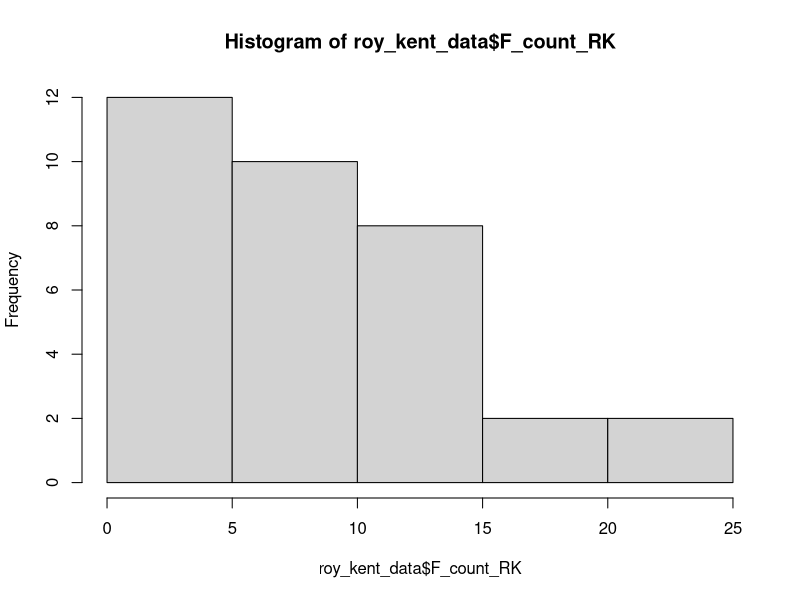
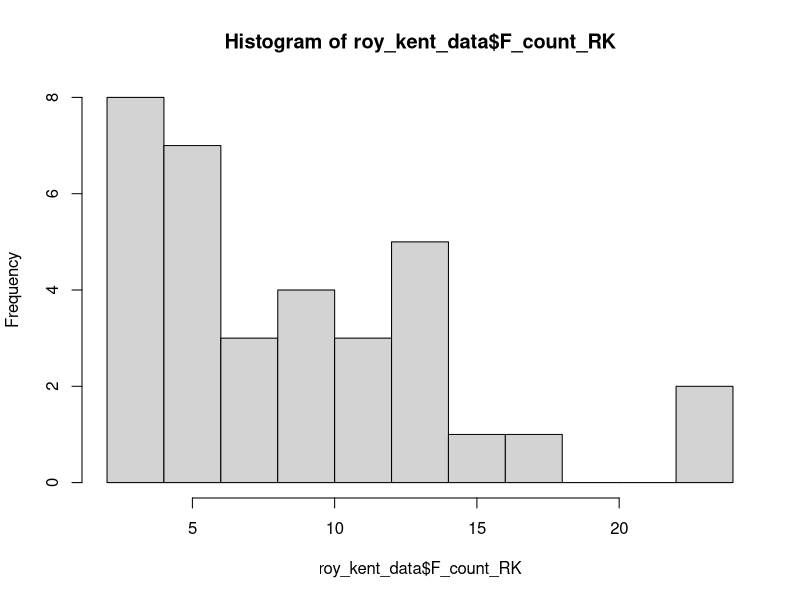
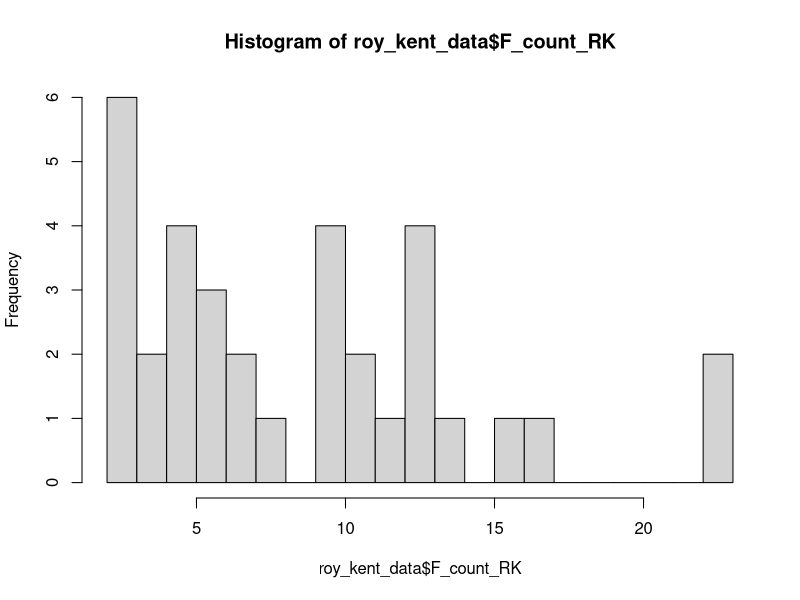

Reproduce these figures in R, in order. (Note: this script raises an error after producing the figures.)
## ---- chunk 1
roy_kent_data <- read.csv("data/roy_kent_f_count.csv")
## ---- chunk 2
library(dplyr)

glimpse(roy_kent_data)
## ---- chunk 3
psych::describe(roy_kent_data) # describe() function from psych package
## ---- chunk 4
hist(roy_kent_data$F_count_RK) # Recall that the $ operator gets you a variable from a dataframe
## ---- chunk 5
hist(roy_kent_data$F_count_RK, breaks = 10)
## ---- chunk 6
hist(roy_kent_data$F_count_RK, breaks = 20)
## ---- chunk 7
ggplot(data = roy_kent_data)
## ---- chunk 8
library(ggplot2)

ggplot(data = roy_kent_data)
## ---- chunk 9
ggplot(
  data = roy_kent_data,
  mapping = aes(x = Episode_order, y = F_count_RK)
)
## ---- chunk 10
ggplot(
  data = roy_kent_data,
  mapping = aes(x = Episode_order, y = F_count_RK)
) +
  geom_point()
## ---- chunk 11
ggplot(
  data = roy_kent_data,
  mapping = aes(x = Episode_order, y = F_count_RK)
) +
  geom_point()+
  labs(
    title = "# of F*cks said by Roy Kent",
    x = "Episode Number",
    y = "# of F*cks"
  )
## ---- chunk 12
ggplot(
  data = roy_kent_data,
  mapping = aes(x = Episode_order, y = F_count_RK)
) +
  geom_point()+
  labs(
    title = "# of F*cks said by Roy Kent",
    x = "Episode Number",
    y = "# of F*cks"
  )+
  geom_smooth(
    method = "lm", # this forces the trend-line to be linear
    se = FALSE
  )
## ---- chunk 13
table(roy_kent_data$Coaching_flag)
## ---- chunk 14
ggplot(
  data = roy_kent_data,
  mapping = aes(x = Episode_order, y = F_count_RK, color = Coaching_flag)
) +
  geom_point()+
  labs(
    title = "# of F*cks said by Roy Kent",
    x = "Episode Number",
    y = "# of F*cks"
  )+
  geom_smooth(
    method = "lm", # this forces the trend-line to be linear
    se = FALSE
  )
## ---- chunk 15
ggplot(
  data = roy_kent_data,
  mapping = aes(x = Episode_order, y = F_count_RK, color = Coaching_flag)
) +
  geom_point()+
  labs(
    title = "# of F*cks said by Roy Kent",
    x = "Episode Number",
    y = "# of F*cks"
  )+
  geom_smooth(
    method = "lm", # this forces the trend-line to be linear
    se = FALSE
  )+
  theme_minimal()
## ---- chunk 16
f_count_others <- roy_kent_data$F_count_total - roy_kent_data$F_count_RK

mean(f_count_others)
mean(roy_kent_data$F_count_RK)
## ---- chunk 17
ggplot(
  data = roy_kent_data,
  mapping = aes(x = F_count_RK, y = Imdb_rating)
)+
  geom_point()+
  labs(
    title = "Relationship between F-count and episode rating",
    x = "# of F*cks",
    y = "Imdb Rating"
  )+
  theme_minimal()
